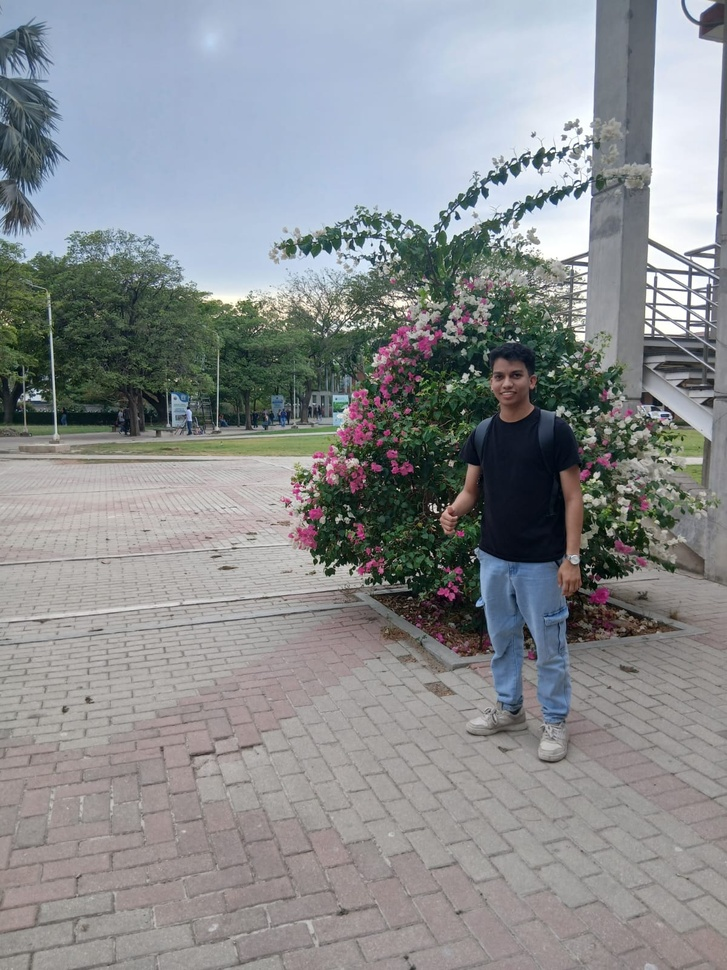
//> input picture images/minuendo.jpeg, 727 x 970 px, shrunk from 1200 x 1600 before the run
$ ./minus   (built with g++ and OpenCV 4)
//> lines starting //> are read from the running program, lines starting //| are printed output that depends on the picture
#include <opencv2/opencv.hpp>
#include <vector>

int main() {
    cv::Mat minuendo = cv::imread("./images/minuendo.jpeg");
//> minuendo is the input picture: 970 rows x 727 cols, CV_8UC3; mean B, G, R 144, 141.3, 138.3
    cv::Mat sustraendo = cv::imread("./images/sustraendo.jpeg");
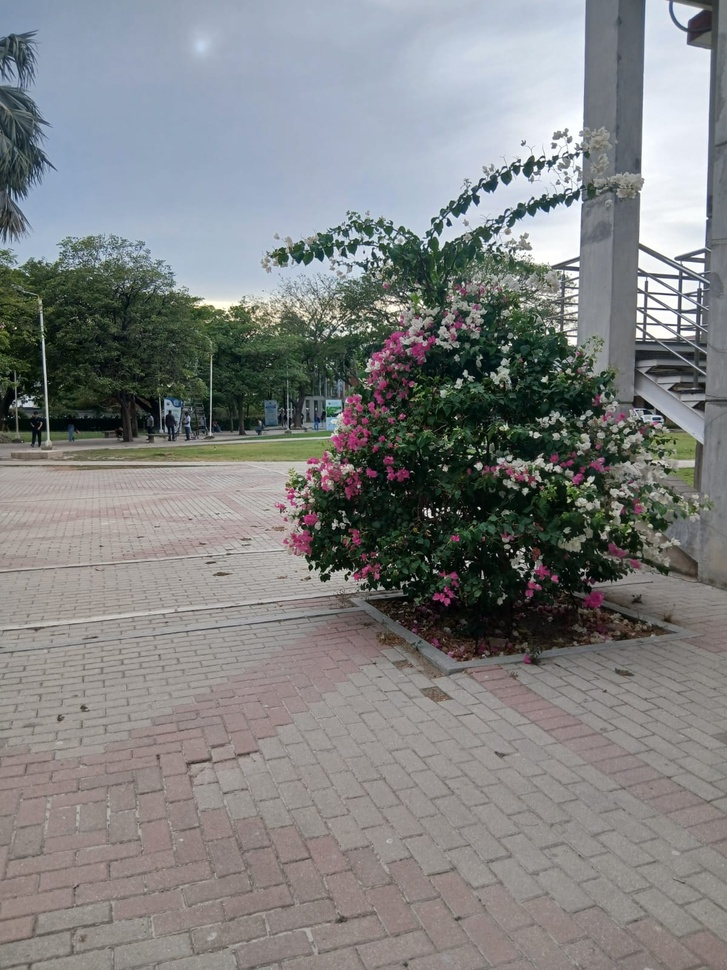
//> input picture images/sustraendo.jpeg, 727 x 970 px, shrunk from 1200 x 1600 before the run
//> sustraendo is the input picture: 970 rows x 727 cols, CV_8UC3; mean B, G, R 130.3, 130.1, 128.6

    if (minuendo.empty() || sustraendo.empty()) {
        return EXIT_FAILURE;
    }

    std::vector<cv::Mat> m_channels, s_channels;
    cv::split(minuendo, m_channels);
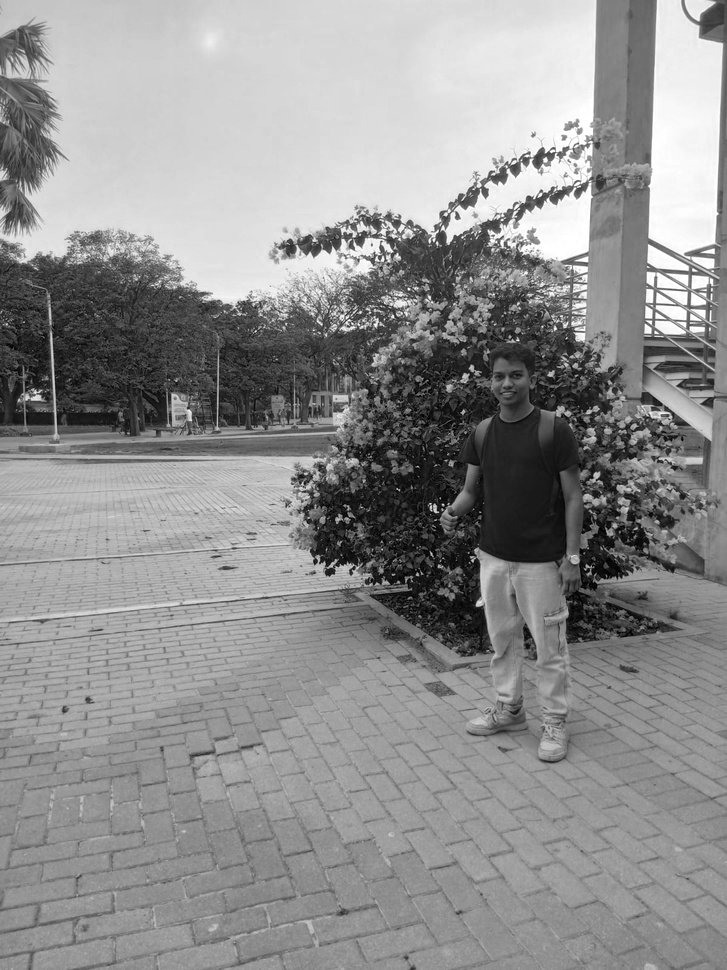
//> m_channels[0]: 970 rows x 727 cols, CV_8UC1; min 0, max 255, mean 144
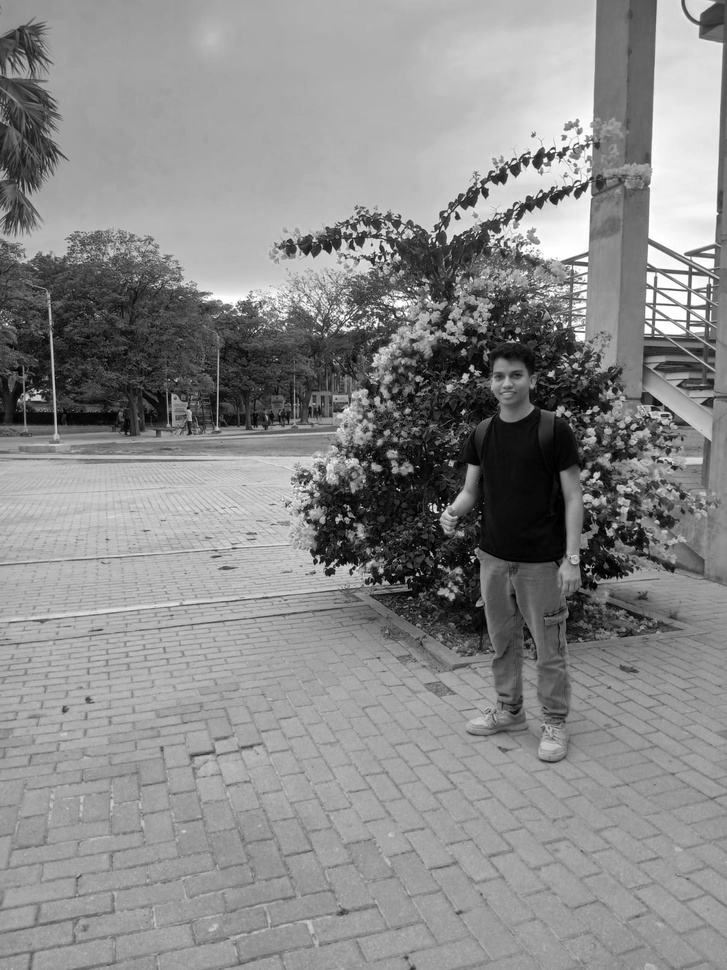
//> m_channels[2]: 970 rows x 727 cols, CV_8UC1; min 0, max 255, mean 138.3
    cv::split(sustraendo, s_channels);
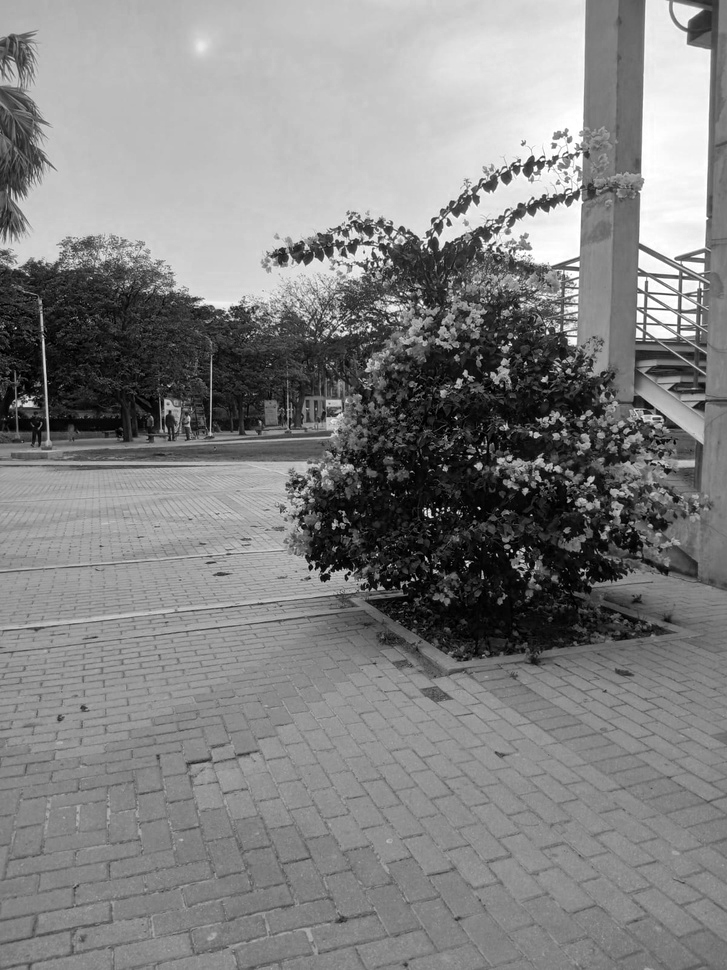
//> s_channels[0]: 970 rows x 727 cols, CV_8UC1; min 0, max 255, mean 130.3
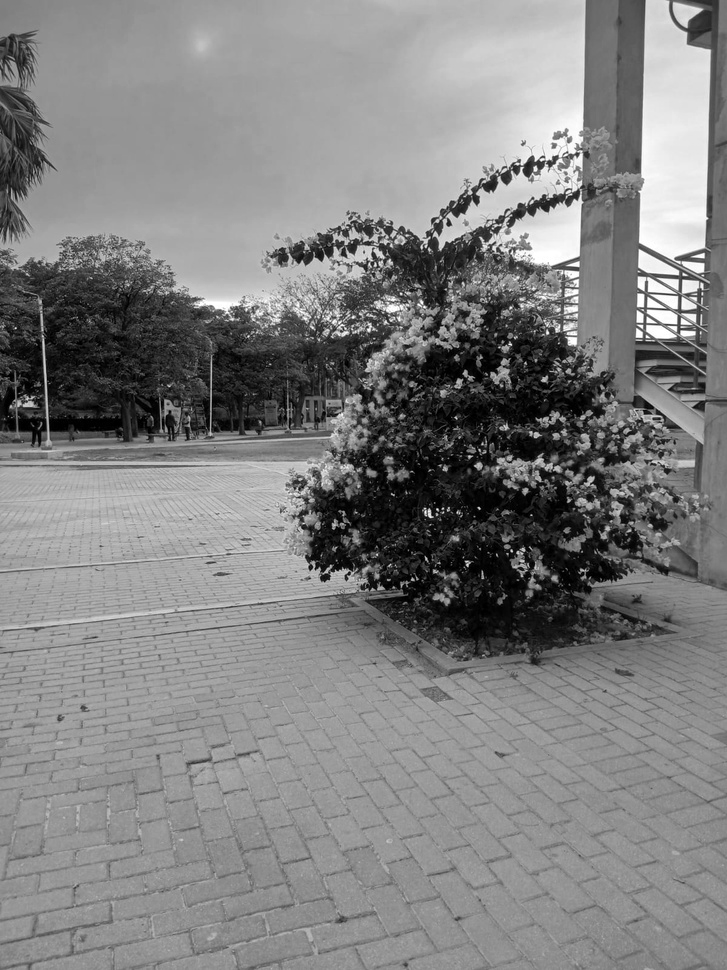
//> s_channels[2]: 970 rows x 727 cols, CV_8UC1; min 0, max 255, mean 128.6

    std::vector<cv::Mat> out_channels;
    for (int i = 0; i < 3; i++) {
        out_channels.push_back(m_channels[i] - s_channels[i]);
    }

    cv::Mat out;
    cv::merge(out_channels, out);
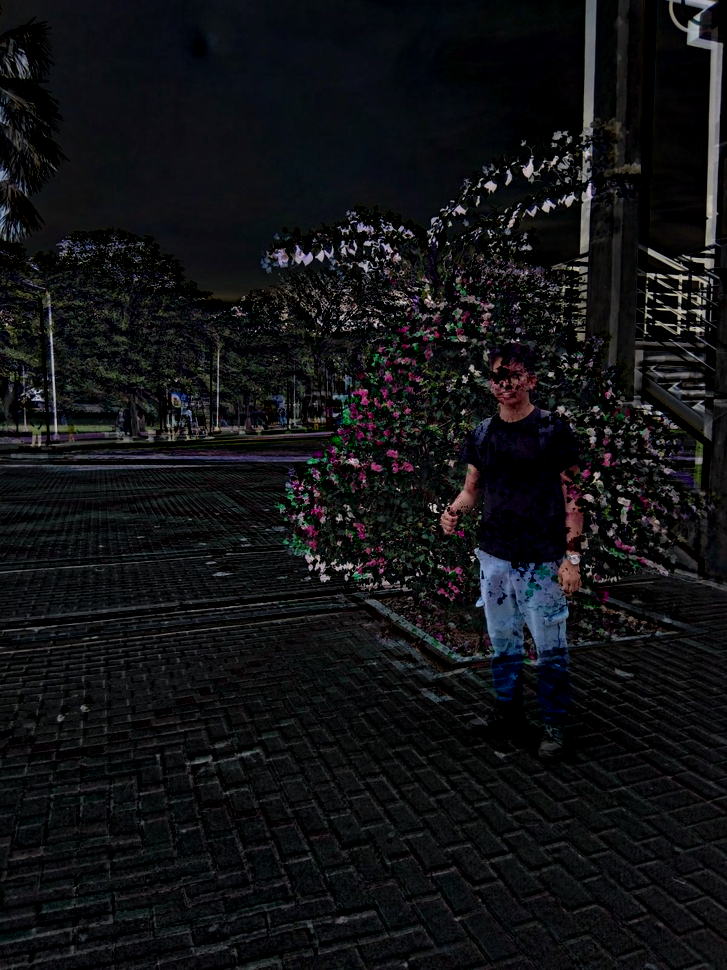
//> out: 970 rows x 727 cols, CV_8UC3; mean B, G, R 20.4, 18.2, 17.4

    cv::namedWindow("minuendo", cv::WINDOW_NORMAL);
    cv::namedWindow("sustraendo", cv::WINDOW_NORMAL);
    cv::namedWindow("resultado", cv::WINDOW_NORMAL);

    cv::imshow("minuendo", minuendo);
    cv::imshow("sustraendo", sustraendo);
    cv::imshow("resultado", out);

    cv::waitKey(0);
    return EXIT_SUCCESS;
}
